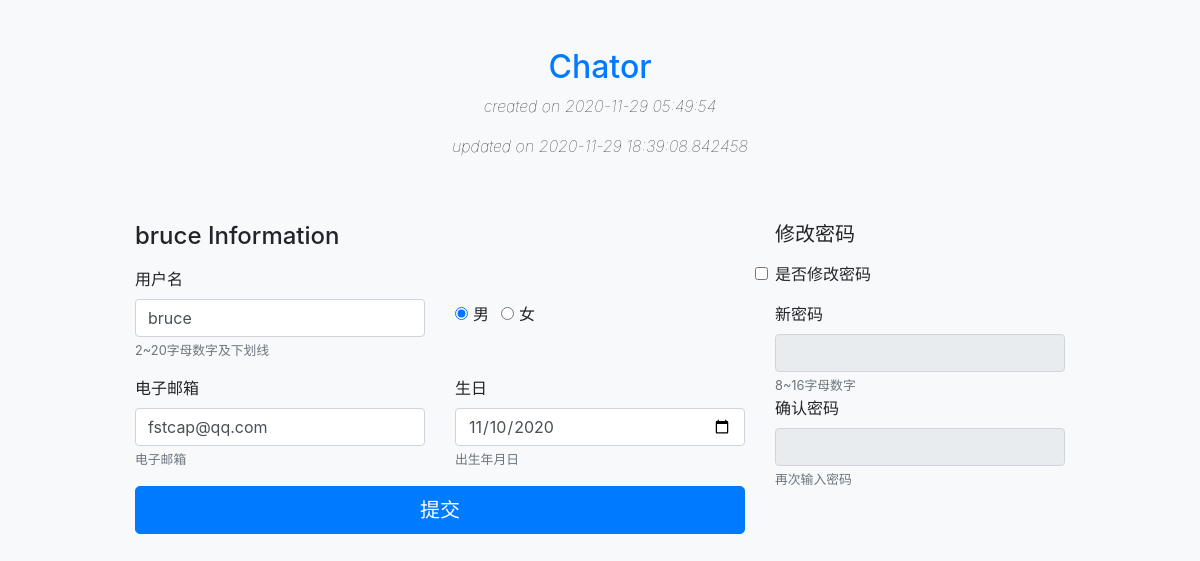
/auth/update (signed in), run on the app's committed database.
### tables this page shows
CREATE TABLE user (
    id INTEGER PRIMARY KEY AUTOINCREMENT,
    created TIMESTAMP NOT NULL DEFAULT CURRENT_TIMESTAMP,
    updated TIMESTAMP NOT NULL DEFAULT CURRENT_TIMESTAMP,
    username VARCHAR(40) UNIQUE NOT NULL,
    sex VARCHAR(10) NOT NULL DEFAULT 'male',
    birthdate TIMESTAMP NOT NULL DEFAULT CURRENT_TIMESTAMP,
    password TEXT NOT NULL,
    request_ip VARCHAR(20) NOT NULL,
    email VARCHAR(255) UNIQUE NOT NULL
);

### flaskr/auth.py (the view, shortened to what this page needs)
@bp.route('/update', methods=('GET', 'POST'))
@login_required
def update():
    if request.form:
        form = PWInformationForm(request.form)
        username = request.form['username']
        sex = request.form['sex']
        email = request.form['email']
        birthdate = datetime.datetime.strptime(request.form['birthdate'], "%Y-%m-%d")
        updated = datetime.datetime.now()
        if 'whether_password' in request.form:
            validate = form.validate()
            sql_script = "UPDATE user SET username=?, email=?, sex=?, birthdate=?, updated=?, password=? WHERE id=?"
            values = (username, email, sex, birthdate, updated, generate_password_hash(request.form['password']), g.user['id'])
        else:
            validate = InformationForm(request.form).validate()
            sql_script = "UPDATE user SET username=?, email=?, sex=?, birthdate=?, updated=? WHERE id=?"
            values = (username, email, sex, birthdate, updated, g.user['id'])
    else:
        form = PWInformationForm(data=g.user)
    return render_template('auth/update.html', form=form)

### flaskr/forms.py
class PWInformationForm(InformationForm):
    whether_password = BooleanField(
        label='是否修改密码',
        id="inputCheckbox")
    password = PasswordField(
        label='新密码',
        validators=[
            validators.Regexp(regex=r'^(?![0-9]+$)(?![a-zA-Z]+$)[0-9A-Za-z]{8,20}', message='请输入正确密码'),
            validators.EqualTo('confirm', message='密码不匹配')
        ],
        description='8~16字母数字',
        id='inputPassword')
    confirm = PasswordField(
        label='确认密码',
        description='再次输入密码',
        id='inputConfirm')

### flaskr/auth.py (called while the page is built)
@bp.before_app_request
def load_logged_in_user():
    user_id =session.get('user_id')
    if user_id is None:
        g.user = None
    else:
        g.user = get_db().execute(
            'SELECT * FROM user WHERE id = ?', (user_id,)
        ).fetchone()

def login_required(view):
    @functools.wraps(view)
    def wrapped_view(**kwargs):
        if g.user is None:
            return redirect(url_for('auth.login'))
        return view(**kwargs)
    return wrapped_view

### flaskr/db.py (called while the page is built)
def get_db():
    if 'db' not in g:
        g.db = sqlite3.connect(
            current_app.config['DATABASE'],
            detect_types=sqlite3.PARSE_DECLTYPES
        )
        g.db.row_factory = sqlite3.Row
    return g.db

### flaskr/templates/auth/update.html (shortened to what this page needs)
{% extends 'base.html' %}
{% block body %}
{% from 'forms.html' import render_field, render_radio, render_checkbox %}
<body class="bg-light">
    <div class="container">
        <div class="py-5 text-center">
            <h2 class="text-primary">Chator</h2>
            <p class="font-weight-lighter font-italic">created on {{ g.user['created'] }}</p>
            <p class="font-weight-lighter font-italic">updated on {{ g.user['updated'] }}</p>
        </div>
        <form method=post class="needs-validation" novalidate>
            <div class="row">
                <div class="col-md-4 order-md-2 mb-4">
                    <h5 class="mb-3">修改密码</h5>
                    <div class="mb-3">
                        {{ render_checkbox(form.whether_password) }}
                    </div>
                    <fieldset id="check-password" disabled>
                        {{ render_field(form.password, label=True) }}
                        {{ render_field(form.confirm, label=True) }}
                    </fieldset>
                </div>
                <div class="col-md-8 order-md-1">
                    <h4 class="mb-3">{{ g.user['username'] }} Information</h4>
                    <div class="row">
                        <div class="col-md-6 mb-3">
                            {{ render_field(form.username, label=True) }}
                        </div>
                        <div class="col-md-6 mb-3 d-flex align-items-center">
                            {{ render_radio(form.sex) }}
                        </div>
                        <div class="col-md-6 mb-3">
                            {{ render_field(form.email, label=True) }}
                        </div>
                        <div class="col-md-6 mb-3">
                            {{ render_field(form.birthdate, label=True) }}
                        </div>
                    </div>
                    <button class="btn btn-primary btn-lg btn-block"
                        type="submit">提交</button>
                </div>
            </div>
        </form>
    </div>
</body>
{% endblock %}

### flaskr/templates/base.html (shortened to what this page needs)
<!doctype html>
<html lang="zh">
    <head>
        <link rel="stylesheet" href="https://cdn.jsdelivr.net/npm/bootstrap@4.5.0/dist/css/bootstrap.min.css"
>
    </head>
    {% block body %}{% endblock %}
</html>

### flaskr/templates/forms.html (shortened to what this page needs)
{% macro render_field(field, label=false) %}
{% if label %}
{{ field.label }}
{% endif %}
{{ field(class='form-control is-invalid' if field.errors else 'form-control', **kwargs) | safe }}
{% if field.description %}
<small class="form-text text-muted">{{ field.description }}</small>
{% endif %}
{% endmacro %}
{% macro render_radio(field) %}
{% for radio in field %}
<div class="form-check form-check-inline">
    {{ radio(class="form-check-input", **kwargs) | safe }}
    {{ radio.label(class="form-check-label") }}
</div>
{% endfor %}
{% endmacro %}
{% macro render_checkbox(field) %}
{{ field(class="form-check-input", **kwargs) }}
{{ field.label(class="form-check-label") }}
{% endmacro %}

### flaskr/templates/auth/update.html (style rules this page uses)
.container { max-width: 960px; }

### data on the page
user: user.created "2020-11-29 05:49:54", user.updated "2020-11-29 18:39:08.842458", user.username "bruce", username "bruce", email "fstcap@qq.com", birthdate "11/10/2020"

### other printed values
{{ field.label(class="form-check-label") }} "是否修改密码"
{{ field.label }} "新密码 确认密码 用户名 电子邮箱 生日"
{{ field.description }} "8~16字母数字 再次输入密码 2~20字母数字及下划线 电子邮箱 出生年月日"
{{ radio.label(class="form-check-label") }} "男" "女"
